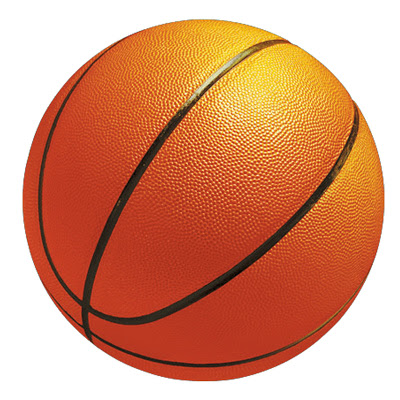
#> input picture Images/1/1.jpg, 400 x 400 px, found by its file name
$ python main.py   (Python 2 division)
#> lines starting #> are read from the running program, lines starting #| are printed output that depends on the picture
### quant.py
import cv2
import numpy
from scipy.cluster.vq import kmeans,vq
def quantization(a,b,k):
	m,n = a.shape
	ab = numpy.squeeze(cv2.merge((a.flatten(),b.flatten())))
	centroid,_ = kmeans(ab,k)
	qnt,_ = vq(ab,centroid)
	qnt = numpy.reshape(qnt,(m,n))
	return qnt,centroid

### main.py
import cv2
import csv
import numpy
import os
from quant import quantization
from getKeyPointFeatures import getKeyPointFeatures
from training import train
from prediction import predict
from sklearn.decomposition import PCA
from sklearn import preprocessing
from postProcessor import postProcess
if __name__=="__main__":
	t1 = cv2.getTickCount()

	#Defining constants
	basePath = "./Images/"
	testCaseNumber = "10"
	tNo = "1"
	pNo = "2"
	trainingImagePath = basePath+testCaseNumber+"/"+tNo+".jpg"
	grayscaleImagePath = basePath+testCaseNumber+"/"+pNo+"G.jpg"
	outputImagePath = basePath+testCaseNumber+"/output.jpg"
	k = 5
	try:
		os.stat("./temp/"+testCaseNumber+"/")
	except:
		os.mkdir("./temp/"+testCaseNumber+"/")
	#Reading Training Image
	trainingImage = cv2.imread(trainingImagePath)
#> trainingImage is the input picture: shape (400, 400, 3); mean B, G, R 117.7, 148.5, 214.8
	trainingImage = cv2.cvtColor(trainingImage,cv2.COLOR_BGR2LAB)
#> trainingImage: shape (400, 400, 3); mean of channels 0, 1, 2 174.5, 152.1, 157.6
	m,n,_ = trainingImage.shape
#> m = 400; n = 400

	#Preprocessing variable from image
	l = trainingImage[:,:,0]
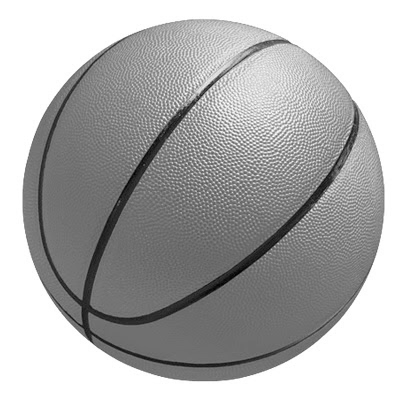
#> l: shape (400, 400); min 0, max 255, mean 174.5
	a = trainingImage[:,:,1]
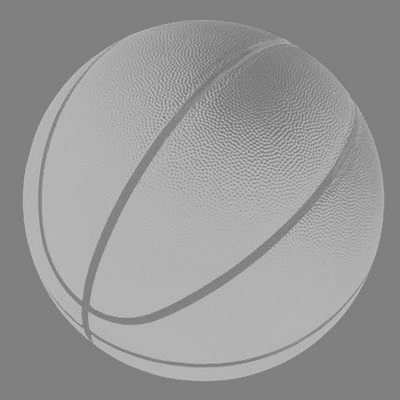
#> a: shape (400, 400); min 99, max 194, mean 152.1
	b = trainingImage[:,:,2]
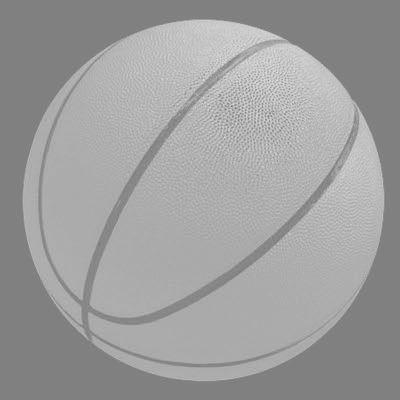
#> b: shape (400, 400); min 118, max 216, mean 157.6

	scaler = preprocessing.MinMaxScaler()
	pca = PCA(32)

	qab,centroid = quantization(a,b,k)
#> in quantization, `ab = numpy.squeeze(cv2.merge((a.flatten(),b.flatten())))`: ab = 160000 pairs, first value 99 to 194, second value 118 to 216
#> (the run stopped early here; a loop or call above may not have finished)

$ run again, with Images/1/2.jpg copied over Images/1/1.jpg
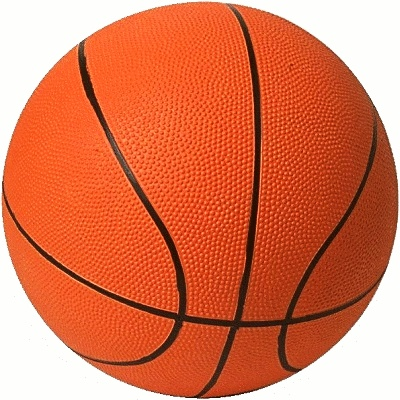
#> input picture Images/1/2.jpg, 400 x 400 px, found by its file name
#> trainingImage is the input picture: shape (400, 400, 3); mean B, G, R 84.3, 117.8, 217.4
#> trainingImage: shape (400, 400, 3); mean of channels 0, 1, 2 156.8, 165.4, 166.2
#> `l = trainingImage[:,:,0]`:
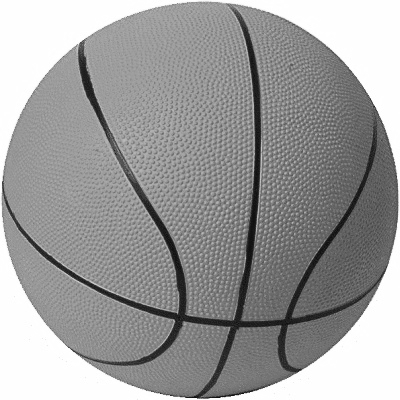
#> l: shape (400, 400); min 12, max 255, mean 156.8
#> `a = trainingImage[:,:,1]`:
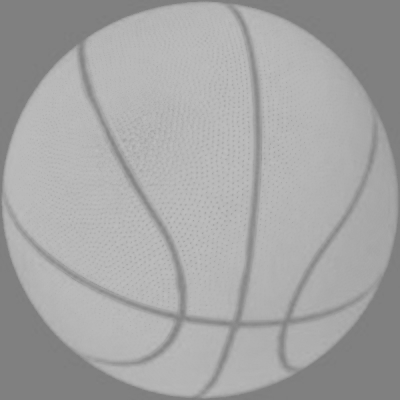
#> a: shape (400, 400); min 124, max 190, mean 165.4
#> ab = 160000 pairs, first value 124 to 190, second value 126 to 191
